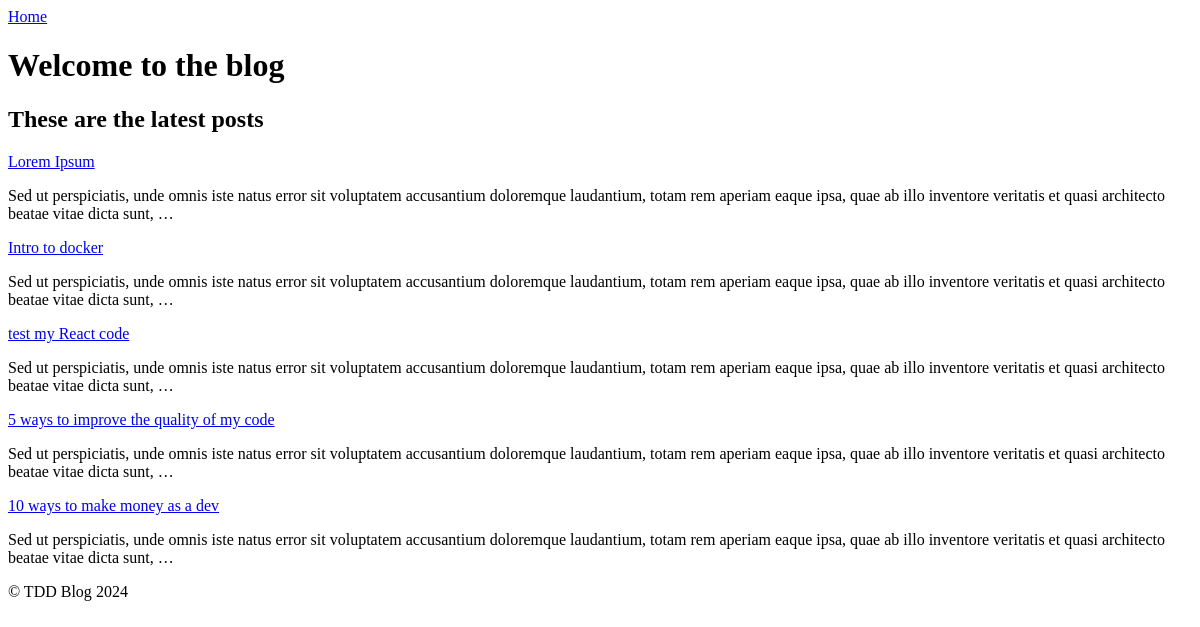
Before: / with the older database file.
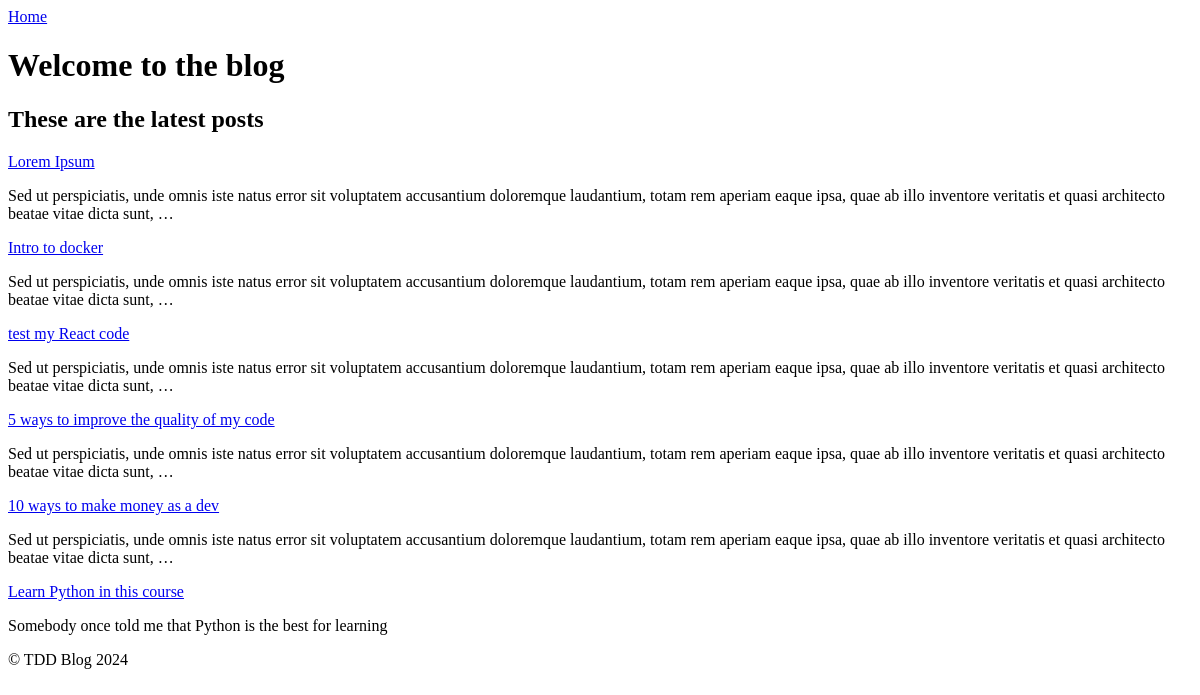
After: the same page with the newer database file.
### posts/models.py (models this page shows, shortened)
class Post(models.Model):
    title = models.CharField(max_length=50)
    body = models.TextField()
    created_at = models.DateTimeField(auto_now_add=True)
    modified_at = models.DateTimeField(auto_now=True)
    def get_absolute_url(self):
        return reverse('detail', kwargs={'id': self.id})

### posts/views.py (the view)
# urls.py: path("", views.index, name="homepage"),
def index(request):
    posts = Post.objects.all()
    return render(request, "posts/index.html", {"posts": posts})

### templates/posts/index.html
{% extends 'base.html' %}
{% block content %}
    <h1>Welcome to the blog</h1>
    <h2>These are the latest posts</h2>
    {% for post in posts %}
        <div class="post">
            <a href="{{post.get_absolute_url}}">{{post.title}}</a>
            <p>{{post.body|truncatewords:30}}</p>
        </div>
    {% endfor %}
{% endblock content %}

Changed rows visible on the page:
added Post: title "Learn Python in this course", body "Somebody once told me that Python is the best for learning"
